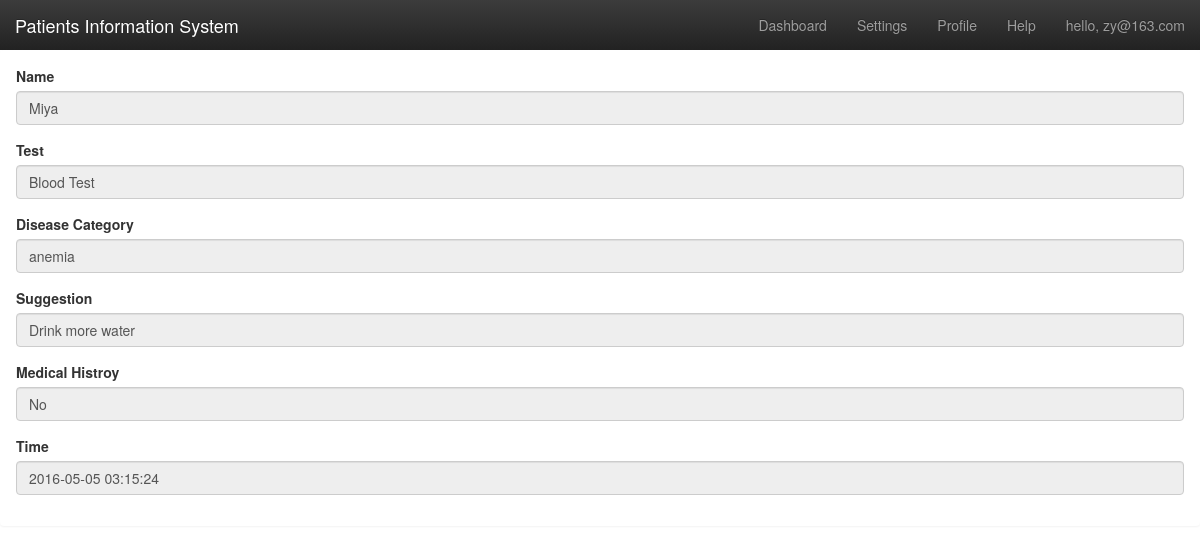
Page /view_diagnosis.php (signed in) on the committed database.
### tables this page shows
CREATE TABLE `tb_diagnosis` (
  `ID` int(11) NOT NULL AUTO_INCREMENT,
  `Test` tinytext,
  `DiseaseCate` tinytext,
  `Suggestion` tinytext,
  `MedicalHis` tinytext,
  `recorded_on` datetime NOT NULL DEFAULT CURRENT_TIMESTAMP,
  `Pid` int(11) DEFAULT NULL,
  `Did` int(11) DEFAULT NULL,
  PRIMARY KEY (`ID`),
  UNIQUE KEY `ID_UNIQUE` (`ID`),
  KEY `foreign2_idx` (`Did`),
  KEY `foreign1_idx` (`Pid`),
  CONSTRAINT `foreign1` FOREIGN KEY (`Pid`) REFERENCES `tb_patients` (`PID`) ON DELETE NO ACTION ON UPDATE NO ACTION,
  CONSTRAINT `foreign2` FOREIGN KEY (`Did`) REFERENCES `tb_doctors` (`Did`) ON DELETE NO ACTION ON UPDATE NO ACTION
);

CREATE TABLE `tb_patients` (
  `PID` int(11) NOT NULL AUTO_INCREMENT,
  `Married` tinyint(1) DEFAULT NULL,
  `age` int(11) DEFAULT NULL,
  `name` varchar(45) DEFAULT NULL,
  `outdate` date DEFAULT NULL,
  `indate` date DEFAULT NULL,
  `addr` varchar(45) DEFAULT NULL,
  `gender` tinyint(4) DEFAULT NULL,
  `Did` int(11) DEFAULT NULL,
  `Nid` int(11) DEFAULT NULL,
  `email` varchar(30) NOT NULL,
  `is_recovered` tinyint(1) DEFAULT '0',
  `password` varchar(30) DEFAULT NULL,
  `specname` varchar(30) DEFAULT NULL,
  PRIMARY KEY (`PID`),
  UNIQUE KEY `PID_UNIQUE` (`PID`),
  UNIQUE KEY `email_UNIQUE` (`email`),
  KEY `Did_idx` (`Did`),
  KEY `Nid_idx` (`Nid`),
  KEY `foreign1_pa_idx` (`specname`),
  KEY `email` (`email`),
  CONSTRAINT `Did` FOREIGN KEY (`Did`) REFERENCES `tb_doctors` (`Did`) ON DELETE NO ACTION ON UPDATE NO ACTION,
  CONSTRAINT `Nid` FOREIGN KEY (`Nid`) REFERENCES `tb_nurses` (`Nid`) ON DELETE NO ACTION ON UPDATE NO ACTION,
  CONSTRAINT `foreign1_pa` FOREIGN KEY (`specname`) REFERENCES `specialty` (`Specname`) ON DELETE NO ACTION ON UPDATE NO ACTION
);

### view_diagnosis.php (the view, shortened to what this page needs)
<html>
    <link href="bootstrap-3.3.5-dist/css/bootstrap.min.css" rel="stylesheet">
	<link href="bootstrap-3.3.5-dist/css/bootstrap.css" rel="stylesheet">
    <link href="bootstrap-3.3.5-dist/css/bootstrap-theme.min.css" rel="stylesheet">
    <link href="mycss/theme.css" rel="stylesheet">
    <link href="mycss/dashboard.css" rel="stylesheet">
	<?php
		$serverName = "573dc08a9d3d2.bj.cdb.myqcloud.com";
		$serverPort = "14376";
		$password = "patient+infor";
		$username = "root";
		$db_name = "test";
		$conn = new mysqli($serverName, $username, $password, $db_name, $serverPort);
	?>
<body>
	<nav class="navbar navbar-inverse navbar-fixed-top">
      <div class="container-fluid">
        <div class="navbar-header">
          <a class="navbar-brand" href="patientsMain.php">Patients Information System</a>
        </div>
        <div id="navbar" class="navbar-collapse collapse">
          <ul class="nav navbar-nav navbar-right">
            <li><a href="#">Dashboard</a></li>
            <li><a href="#">Settings</a></li>
            <li><a href="#">Profile</a></li>
            <li><a href="#">Help</a></li>
			<li>
				<a href="#">
				<?php
					if (isset($_SESSION['email']))
				      {
							echo "hello, ". $_SESSION['email'];
					  }
					  else
					  {
							echo "hello, Guest";
					  }
				?>
				</a>
			</li>
          </ul>
        </div>
      </div>
    </nav>
	<div class="panel panel-blue margin-bottom-40">
		<div class="panel-body">
			<form class="margin-bottom-40" role="form" method="post">
				<?php
					$sql = "SELECT tb_patients.name, tb_diagnosis.Test, tb_diagnosis.DiseaseCate, tb_diagnosis.suggestion, tb_diagnosis.MedicalHis, tb_diagnosis.recorded_on FROM tb_patients, tb_diagnosis WHERE tb_patients.email = '$_SESSION[email]' and tb_diagnosis.Pid=tb_patients.PID";
					$result = $conn->query($sql);
					if ($result->num_rows > 0)
					{
						$row = $result->fetch_assoc();
						echo "<div class='form-group'>";
						echo "<label for='patient_name'>Name</label>";
						echo "<input type='text' class='form-control' id='patient_name' value='$row[name]' readonly='readonly'>";
						echo "</div>";
						echo "<div class='form-group'>";
						echo "<label for='patient_test'>Test</label>";
						echo "<input type='text' class='form-control' id='patient_test' value='$row[Test]' readonly='readonly'>";
						echo "</div>";
						echo "<div class='form-group'>";
						echo "<label for='patient_DiseaseCate'>Disease Category</label>";
						echo "<input type='text' id='patient_DiseaseCate' name='patient_DiseaseCate' class='form-control' value='$row[DiseaseCate]' readonly='readonly'>";
						echo "</div>";
						echo "<div class='form-group'>";
						echo "<label for='suggestion'>Suggestion</label>";
						echo "<input type='text' id='suggestion' name='suggestion' class='form-control' value='$row[suggestion]' readonly='readonly'>";
						echo "</div>";
						echo "<div class='form-group'>";
						echo "<label for='MedicalHis'>Medical Histroy</label>";
						echo "<input type='text' class='form-control' id='MedicalHis' value='$row[MedicalHis]' name='MedicalHis' readonly='readonly'>";
						echo "</div>";
						echo "<div class='form-group'>";
						echo "<label for='recorded_on'>Time</label>";
						echo "<input type='text' class='form-control' id='recorded_on' value='$row[recorded_on]' name='recorded_on' readonly='readonly'>";
						echo "</div>";
					}
				?>
			</form>
		</div>
	</div>
</body>
</html>

### mycss/theme.css (style rules this page uses)
body { padding-top: 70px; padding-bottom: 30px; }

### mycss/dashboard.css (style rules this page uses)
body { padding-top: 50px; }
.navbar-fixed-top { border: 0; }

### rows in the picture
tb_diagnosis: Pid.name "Miya", Test "Blood Test", patient_DiseaseCate "anemia", suggestion "Drink more water", MedicalHis "No", recorded_on "2016-05-05 03:15:24"

### other values in the picture
$_SESSION['email'] "zy@163.com"
